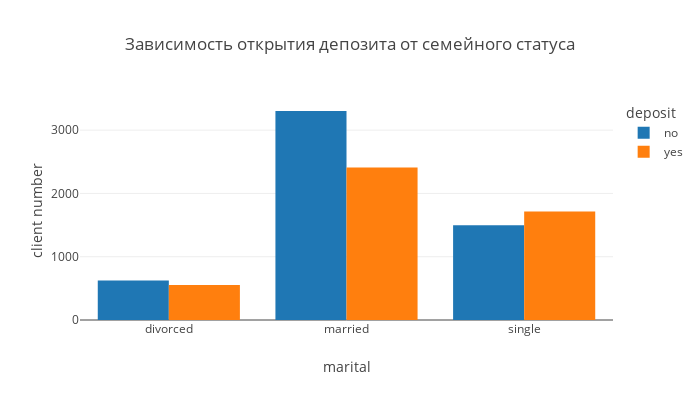

The cell this chart's notebook holds for it:
### Markdown cell above
### Задания 9 и 10

### Code cell
# постройте визуализации для открывших и неоткрывших депозит в зависимости от семейного статуса
filtered_data = cleaned_df.groupby(['marital', 'deposit'], as_index=False)[['balance']].count()
filtered_data = filtered_data.rename(columns={"balance": "client number"})

barchart = px.bar(
    data_frame=filtered_data,
    x="marital",
    y="client number",
    color="deposit",
    orientation="v",
    barmode='group',
    title='Зависимость открытия депозита от семейного статуса',
    width=700,
    height=400,
    template='none'
)

barchart.show()

### Figure 1 — Plotly figure (JSON) as saved in the notebook; plotly's stock layout.template omitted (floating-point values rounded to 4 significant figures)
{"data": [{"alignmentgroup": "True", "hovertemplate": "deposit=no<br>marital=%{x}<br>client number=%{y}<extra></extra>", "legendgroup": "no", "marker": {"color": "#1F77B4", "pattern": {"shape": ""}}, "name": "no", "offsetgroup": "no", "orientation": "v", "showlegend": true, "textposition": "auto", "type": "bar", "x": ["divorced", "married", "single"], "xaxis": "x", "y": [624, 3303, 1497], "yaxis": "y"}, {"alignmentgroup": "True", "hovertemplate": "deposit=yes<br>marital=%{x}<br>client number=%{y}<extra></extra>", "legendgroup": "yes", "marker": {"color": "#FF7F0E", "pattern": {"shape": ""}}, "name": "yes", "offsetgroup": "yes", "orientation": "v", "showlegend": true, "textposition": "auto", "type": "bar", "x": ["divorced", "married", "single"], "xaxis": "x", "y": [553, 2412, 1716], "yaxis": "y"}], "layout": {"barmode": "group", "height": 400, "legend": {"title": {"text": "deposit"}, "tracegroupgap": 0}, "title": {"text": "Зависимость открытия депозита от семейного статуса"}, "width": 700, "xaxis": {"anchor": "y", "domain": [0, 1], "title": {"text": "marital"}}, "yaxis": {"anchor": "x", "domain": [0, 1], "title": {"text": "client number"}}}}
